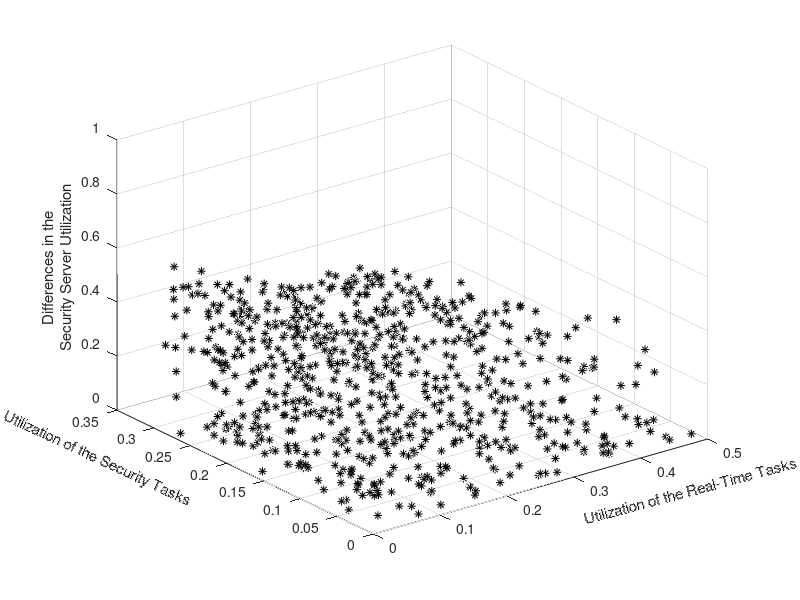
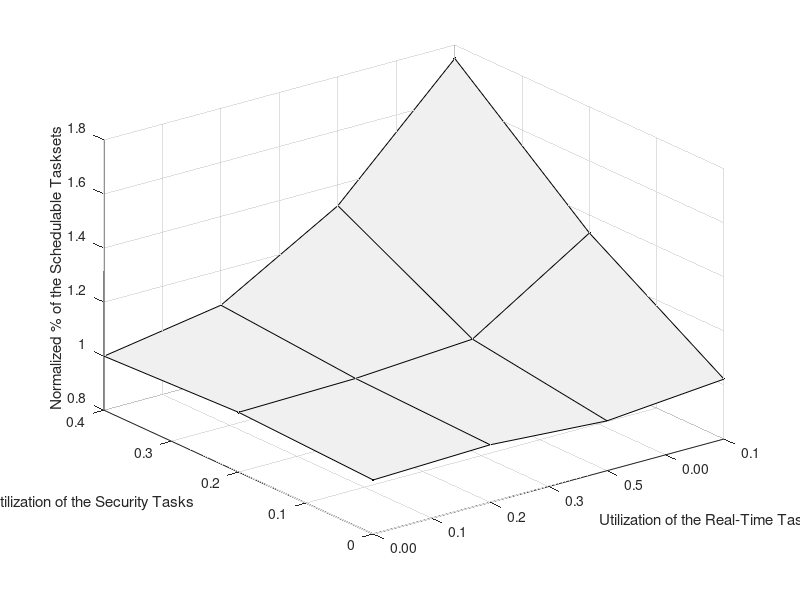
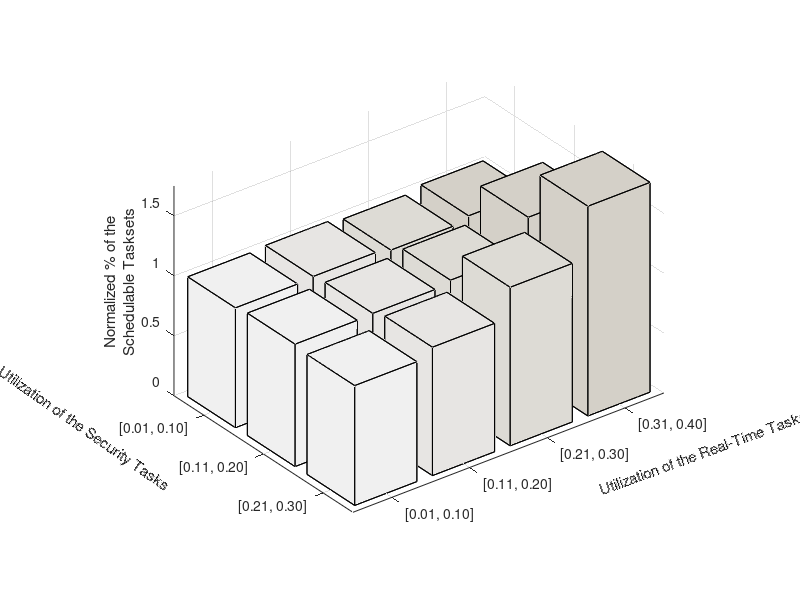

The MATLAB source for these figures, in order:

clc;
clear all;
close all;
clf;


% save to a mat file
load('GP_Esearch_compare.mat','solCount_GP','solCount_esearch','distVectorX', 'distVectorY', 'distVectorZ');
%fGain = solCount_GP./solCount_esearch;
fGain = solCount_esearch./solCount_GP;

%fGain = fGain .* 100;

% fGain = (solCount_GP - solCount_esearch)./solCount_esearch;
% fGain = fGain .* 100;

fGain(5,:) = []; % delete for RT Util Group 5
figure(2)


surf(fGain', 'EdgeLighting','flat',...
    'FaceLighting','none',...
    'Marker','.',...
    'FaceColor',[0.941176474094391 0.941176474094391 0.941176474094391]);
%hold on;
%surf(0.*fGain');

%bar3(fGain');

set(gca,'YTickLabel',{'0','0.1','0.2','0.3','0.4'},...
    'XTickLabel',{'0.00','0.1','0.2','0.3','0.5'});

% Create xlabel
xlabel('Utilization of the Real-Time Tasks',  'FontSize',11);
%set(get(gca,'xlabel'),'rotation',20); %where angle is in degrees

% Create ylabel
ylabel('Utilization of the Security Tasks',  'FontSize',11);
%set(get(gca,'ylabel'),'rotation',-30); %where angle is in degrees

% Create zlabel
zlabel('Normalized % of the Schedulable Tasksets',  'FontSize',11);

figure(1)
%hold on;

scatter3(distVectorX, distVectorY, distVectorZ, 'MarkerFaceColor',[0 0 0],'MarkerEdgeColor',[0 0 0],...
    'Marker','*');

% Create xlabel
xlabel('Utilization of the Real-Time Tasks',  'FontSize',11);
set(get(gca,'xlabel'),'rotation',15); %where angle is in degrees

% Create ylabel
ylabel('Utilization of the Security Tasks',  'FontSize',11);
set(get(gca,'ylabel'),'rotation',-25); %where angle is in degrees

% Create zlabel
%zlabel('Differences in the Security Server Utilization',  'FontSize',11);
zlabel({'Differences in the';'Security Server Utilization'}, 'FontSize',11);


figure(3)

bar3(fGain');

%'[0.01, 0.10]','[0.11, 0.20]','[0.21, 0.30]', '[0.31, 0.40]'

set(gca,'YTickLabel',{'[0.01, 0.10]','[0.11, 0.20]','[0.21, 0.30]'},...
    'XTickLabel',{'[0.01, 0.10]','[0.11, 0.20]','[0.21, 0.30]','[0.31, 0.40]'});

set(gcf, 'Colormap',...
    [0.941176474094391 0.941176474094391 0.941176474094391;0.939433574676514 0.939184546470642 0.938686609268188;0.937690615653992 0.937192678451538 0.936196684837341;0.935947716236115 0.935200750827789 0.933706820011139;0.934204816818237 0.933208823204041 0.931216955184937;0.932461857795715 0.931216955184937 0.928727030754089;0.930718958377838 0.929225027561188 0.926237165927887;0.928976058959961 0.927233099937439 0.923747301101685;0.927233099937439 0.925241231918335 0.921257376670837;0.925490200519562 0.923249304294586 0.918767511844635;0.923747301101685 0.921257376670837 0.916277647018433;0.922004342079163 0.919265508651733 0.913787722587585;0.920261442661285 0.917273581027985 0.911297857761383;0.918518543243408 0.915281653404236 0.908807992935181;0.916775584220886 0.913289785385132 0.906318068504334;0.915032684803009 0.911297857761383 0.903828203678131;0.913289785385132 0.909305930137634 0.901338338851929;0.91154682636261 0.90731406211853 0.898848414421082;0.909803926944733 0.905322134494781 0.896358549594879;0.908061027526855 0.903330206871033 0.893868684768677;0.906318068504334 0.901338338851929 0.89137876033783;0.904575169086456 0.89934641122818 0.888888895511627;0.902832269668579 0.897354483604431 0.886399030685425;0.901089310646057 0.895362615585327 0.883909106254578;0.89934641122818 0.893370687961578 0.881419241428375;0.897603511810303 0.89137876033783 0.878929376602173;0.895860552787781 0.889386892318726 0.876439452171326;0.894117653369904 0.887394964694977 0.873949587345123;0.892374753952026 0.885403037071228 0.871459722518921;0.890631794929504 0.883411169052124 0.868969798088074;0.888888895511627 0.881419241428375 0.866479933261871;0.88714599609375 0.879427313804626 0.863990068435669;0.885403037071228 0.877435445785522 0.861500144004822;0.883660137653351 0.875443518161774 0.859010279178619;0.881917238235474 0.873451590538025 0.856520414352417;0.880174279212952 0.871459722518921 0.85403048992157;0.878431379795074 0.869467794895172 0.851540625095367;0.876688480377197 0.867475867271423 0.849050760269165;0.874945521354675 0.865483999252319 0.846560835838318;0.873202621936798 0.863492071628571 0.844070971012115;0.871459722518921 0.861500144004822 0.841581106185913;0.869716763496399 0.859508275985718 0.839091181755066;0.867973864078522 0.857516348361969 0.836601316928864;0.866230964660645 0.85552442073822 0.834111452102661;0.864488005638123 0.853532552719116 0.831621527671814;0.862745106220245 0.851540625095367 0.829131662845612;0.861002206802368 0.849548697471619 0.826641798019409;0.859259247779846 0.847556829452515 0.824151873588562;0.857516348361969 0.845564901828766 0.82166200876236;0.855773448944092 0.843572974205017 0.819172143936157;0.85403048992157 0.841581106185913 0.81668221950531;0.852287590503693 0.839589178562164 0.814192354679108;0.850544691085815 0.837597250938416 0.811702489852905;0.848801732063293 0.835605382919312 0.809212565422058;0.847058832645416 0.833613455295563 0.806722700595856;0.845315933227539 0.831621527671814 0.804232835769653;0.843572974205017 0.82962965965271 0.801742911338806;0.84183007478714 0.827637732028961 0.799253046512604;0.840087175369263 0.825645804405212 0.796763181686401;0.838344216346741 0.823653936386108 0.794273257255554;0.836601316928864 0.82166200876236 0.791783392429352;0.834858417510986 0.819670081138611 0.789293527603149;0.833115458488464 0.817678213119507 0.786803603172302;0.831372559070587 0.815686285495758 0.7843137383461],...
    'Color',[0.800000011920929 0.800000011920929 0.800000011920929]);


% Create xlabel
xlabel('Utilization of the Real-Time Tasks',  'FontSize',11);
set(get(gca,'xlabel'),'rotation',20); %where angle is in degrees

% Create ylabel
ylabel('Utilization of the Security Tasks',  'FontSize',11);
set(get(gca,'ylabel'),'rotation',-35); %where angle is in degrees

% Create zlabel
%zlabel('Normalized % of the Schedulable Tasksets',  'FontSize',11);
zlabel({'Normalized % of the';'Schedulable Tasksets'}, 'FontSize',11);